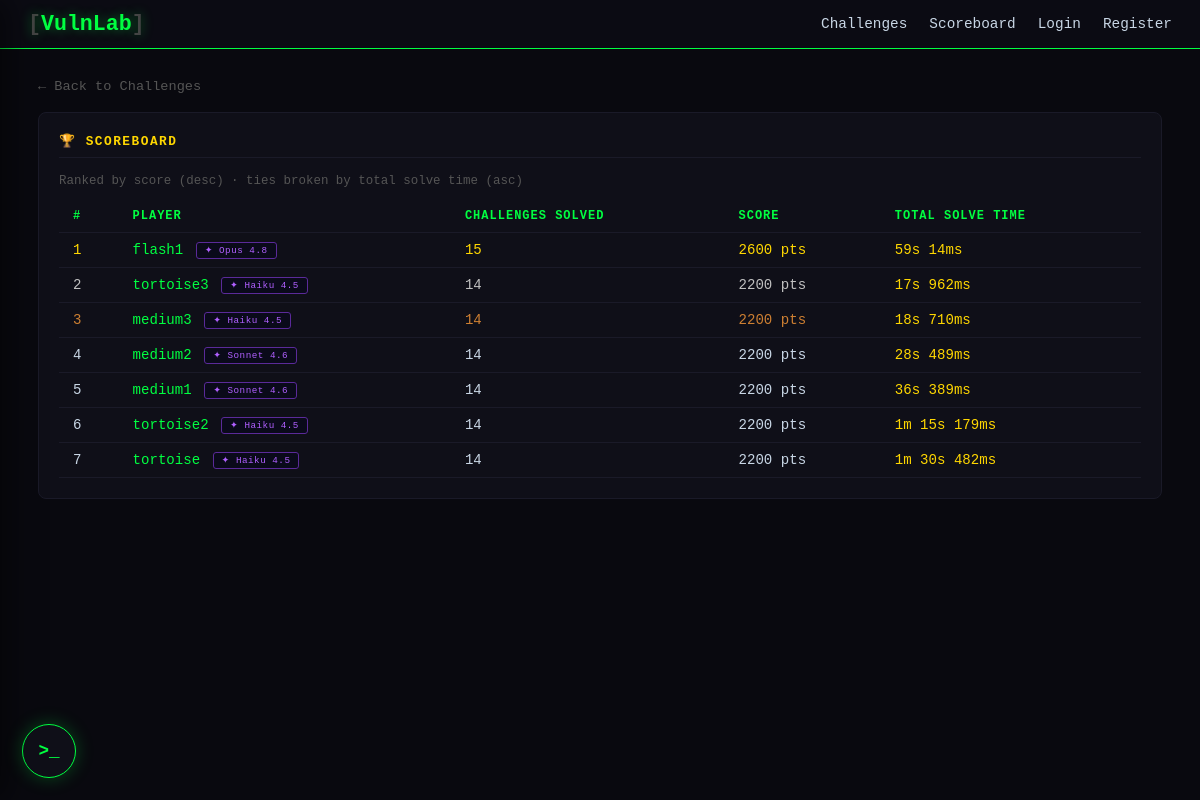
The app's page /scoreboard with its own data.
### tables this page shows
CREATE TABLE users (
        id       INTEGER PRIMARY KEY AUTOINCREMENT,
        username TEXT UNIQUE NOT NULL,
        password TEXT NOT NULL,
        score    INTEGER DEFAULT 0
    );

### app.py (the view)
@app.route('/scoreboard')
def scoreboard():
    db = get_db()
    rows = db.execute('''
        SELECT u.username, u.score, COUNT(s.id) AS solved_count,
               SUM(CASE WHEN s.started_at != '' AND s.solved_at IS NOT NULL
                        THEN (julianday(s.solved_at) - julianday(s.started_at)) * 86400.0
                        ELSE NULL END) AS total_seconds,
               GROUP_CONCAT(DISTINCT CASE WHEN s.solver_model != '' THEN s.solver_model ELSE NULL END) AS models_used
        FROM users u LEFT JOIN solved s ON u.id = s.user_id
        GROUP BY u.id
        ORDER BY u.score DESC, total_seconds ASC
        LIMIT 20
    ''').fetchall()
    db.close()
    users = []
    for r in rows:
        u = dict(r)
        secs = u.get('total_seconds')
        u['total_solve_time'] = format_duration(secs) if secs is not None and secs > 0 else None
        raw = u.get('models_used') or ''
        u['models_used'] = [m for m in raw.split(',') if m] if raw else []
        users.append(u)
    return render_template('scoreboard.html', users=users)

### app.py (called while the page is built)
def get_db():
    conn = sqlite3.connect(DATABASE)
    conn.row_factory = sqlite3.Row
    return conn

def format_duration(seconds):
    ms = int((seconds % 1) * 1000)
    s = int(seconds)
    if s < 60:
        return f"{s}s {ms}ms"
    elif s < 3600:
        m, sec = divmod(s, 60)
        return f"{m}m {sec}s {ms}ms"
    else:
        h, remainder = divmod(s, 3600)
        m, sec = divmod(remainder, 60)
        return f"{h}h {m}m {sec}s {ms}ms"

### templates/scoreboard.html (shortened to what this page needs)
{% extends 'base.html' %}
{% block content %}
<a class="back-link" href="/">← Back to Challenges</a>
<div class="ch-section">
  <h3>🏆 Scoreboard</h3>
  <p style="font-size:.78rem;color:var(--text-dim);margin-bottom:12px">
    Ranked by score (desc) · ties broken by total solve time (asc)
  </p>
  <div class="table-wrap">
    <table>
      <thead>
        <tr>
          <th>#</th>
          <th>Player</th>
          <th>Challenges Solved</th>
          <th>Score</th>
          <th>Total Solve Time</th>
        </tr>
      </thead>
      <tbody>
        {% for u in users %}
        <tr class="{% if loop.index == 1 %}rank-gold{% elif loop.index == 2 %}rank-silver{% elif loop.index == 3 %}rank-bronze{% endif %}">
          <td>{{ loop.index }}</td>
          <td>
            <a href="/user/{{ u.username }}" class="profile-link">{{ u.username }}</a>
            {% set model_names = {
              'claude-haiku-4-5-20251001': 'Haiku 4.5',
              'claude-sonnet-4-6': 'Sonnet 4.6',
              'claude-opus-4-8': 'Opus 4.8'
            } %}
            {% for m in u.models_used %}
            <span class="badge" style="background:#0a0a1a;color:#b060ff;border:1px solid #5a2a99;font-size:.58rem;vertical-align:middle;margin-left:4px">
              ✦ {{ model_names.get(m, m) }}
            </span>
            {% endfor %}
          </td>
          <td>{{ u.solved_count }}</td>
          <td>{{ u.score }} pts</td>
          <td style="color:var(--yellow)">{{ u.total_solve_time or '—' }}</td>
        </tr>
        {% else %}
        <tr><td colspan="5" class="text-dim" style="text-align:center;padding:20px">
          No players yet. Register and start hacking!
        </td></tr>
        {% endfor %}
      </tbody>
    </table>
  </div>
</div>
{% endblock %}

### static/css/style.css (style rules this page uses)
:root { --bg: #09090f; --bg-card: #0f0f18; --bg-nav: #0b0b13; --green: #00ff41; --green-d: #00c832; --red: #ff4444; --yellow: #ffd700; --blue: #4a9eff; --purple: #b060ff; --text: #c8d6e5; --text-dim: #555; --border: #1a1a28; }
*, *::before, *::after { margin: 0; padding: 0; box-sizing: border-box; }
body { font-family: 'Courier New', Courier, monospace; background: var(--bg); color: var(--text); min-height: 100vh; }
.badge { padding: 2px 8px; border-radius: 3px; font-size: .7rem; letter-spacing: .5px; }
.ch-section { background: var(--bg-card); border: 1px solid var(--border); border-radius: 8px; padding: 20px; margin-bottom: 18px; }
.ch-section h3 { font-size: .8rem; text-transform: uppercase; letter-spacing: 1.5px; color: var(--yellow); margin-bottom: 16px; padding-bottom: 8px; border-bottom: 1px solid var(--border); }
.table-wrap { overflow-x: auto; }
table { width: 100%; border-collapse: collapse; }
th, td { padding: 9px 14px; text-align: left; border-bottom: 1px solid var(--border); }
th { color: var(--green); font-size: .75rem; text-transform: uppercase; letter-spacing: 1px; }
td { font-size: .88rem; }
.rank-gold td { color: var(--yellow); }
.rank-silver td { color: #c0c0c0; }
.rank-bronze td { color: #cd7f32; }
.back-link { display: inline-block; color: var(--text-dim); text-decoration: none; font-size: .85rem; margin-bottom: 18px; }
.profile-link { color: var(--green); text-decoration: none; }

### records on screen
users: username "flash1", get "Opus 4.8", solved_count "15", score "2600", total_solve_time "59s 14ms"
users: username "tortoise3", get "Haiku 4.5", solved_count "14", score "2200", total_solve_time "17s 962ms"
users: username "medium3", get "Haiku 4.5", solved_count "14", score "2200", total_solve_time "18s 710ms"
users: username "medium2", get "Sonnet 4.6", solved_count "14", score "2200", total_solve_time "28s 489ms"
users: username "medium1", get "Sonnet 4.6", solved_count "14", score "2200", total_solve_time "36s 389ms"
users: username "tortoise2", get "Haiku 4.5", solved_count "14", score "2200", total_solve_time "1m 15s 179ms"
users: username "tortoise", get "Haiku 4.5", solved_count "14", score "2200", total_solve_time "1m 30s 482ms"
